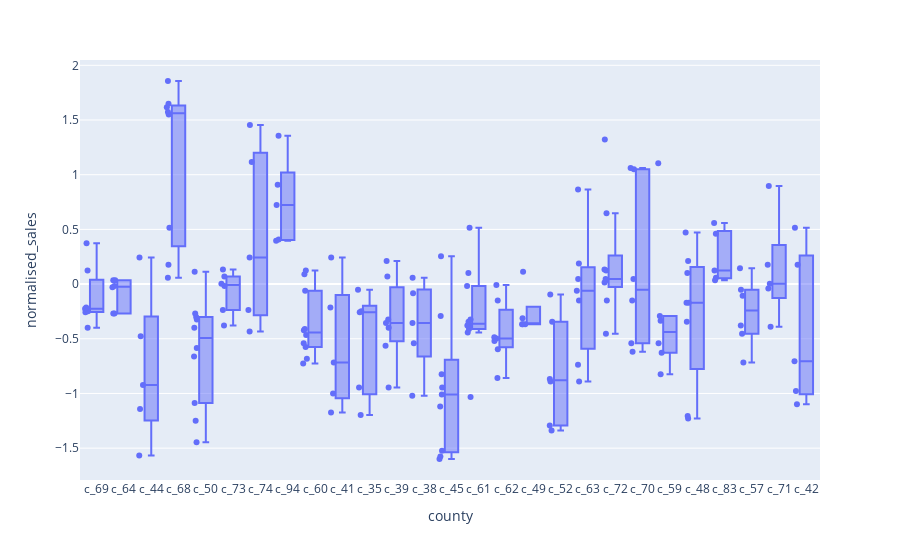

Write notebook code for a chart like this one.
### Code cell
# Take a look at counties with more than 4 stores
county_extract = stores['county'].value_counts().reset_index(name="count").query("count > 4")
#county_extract
high_counties = stores[stores['county'].isin(county_extract['index'])]
#high_counties
fig = px.box(high_counties, y="normalised_sales", x="county", points='all')
fig.show()

### Figure 1 — Plotly figure (JSON) as saved in the notebook; plotly's stock layout.template omitted (floating-point values rounded to 4 significant figures; data arrays with more than 128 entries replaced by an {"elided": "..."} marker saying what was removed)
{"data": [{"alignmentgroup": "True", "boxpoints": "all", "hovertemplate": "county=%{x}<br>normalised_sales=%{y}<extra></extra>", "legendgroup": "", "marker": {"color": "#636efa"}, "name": "", "notched": false, "offsetgroup": "", "orientation": "v", "showlegend": false, "type": "box", "x": {"elided": "178 str values"}, "x0": " ", "xaxis": "x", "y": {"elided": "178 float values"}, "y0": " ", "yaxis": "y"}], "layout": {"boxmode": "group", "legend": {"tracegroupgap": 0}, "margin": {"t": 60}, "xaxis": {"anchor": "y", "domain": [0, 1], "title": {"text": "county"}}, "yaxis": {"anchor": "x", "domain": [0, 1], "title": {"text": "normalised_sales"}}}}
